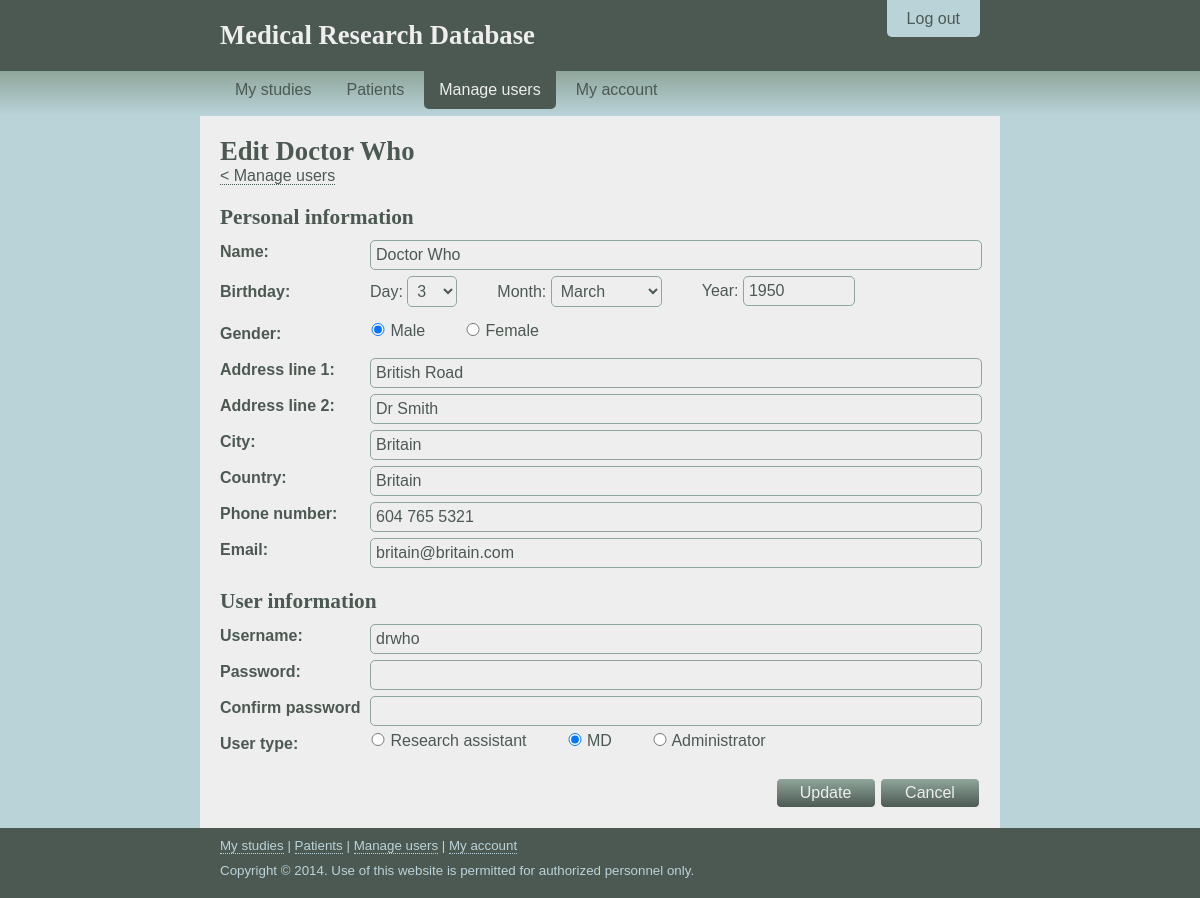
The app's page /user/edit-user.php?userID=20 (signed in) with its own data.
### tables this page shows
CREATE TABLE `person` (
  `id` int(11) NOT NULL AUTO_INCREMENT,
  `Birthday` date DEFAULT NULL,
  `Gender` char(1) DEFAULT NULL,
  `Name` varchar(32) DEFAULT NULL,
  `Phone` varchar(20) DEFAULT NULL,
  `Address` varchar(255) DEFAULT NULL,
  `Email` varchar(255) DEFAULT NULL,
  `Emergency_ID` int(11) DEFAULT NULL,
  PRIMARY KEY (`id`),
  KEY `FK_person_emergency_id` (`Emergency_ID`),
  CONSTRAINT `FK_person_emergency_id` FOREIGN KEY (`Emergency_ID`) REFERENCES `person` (`id`)
);

CREATE TABLE `user` (
  `id` int(11) NOT NULL,
  `Username` varchar(10) NOT NULL,
  `Password` varchar(60) NOT NULL,
  `Type_Flag` char(1) NOT NULL,
  PRIMARY KEY (`id`),
  CONSTRAINT `FK_person_id` FOREIGN KEY (`id`) REFERENCES `person` (`id`)
);

### user/edit-user.php (the view, shortened to what this page needs)
<?php
  require_once("../php/user-permissions.php");
  require_once("../php/edit-user-functions.php");
?>
<!DOCTYPE html>
<html lang="en">
  <head>
    <link rel="stylesheet" href="/css/layout.css" />
    <link rel="stylesheet" href="/css/nav.css" />
  </head>
  <body>
    <header>
      <div class="container">
        <div id="logout-tab">
          <p><a href="/logout.php">Log out</a></p>
        </div>
        <div class="padding">
          <h1><a href="/" title="Home">Medical Research Database</a></h1>
        </div>
      </div>
    </header>
    <nav>
      <div class="container">
        <ul>
          <li><a href="/">My studies</a></li>
          <li><a href="/patients.php">Patients</a></li>
          <li><a href="/account.php">My account</a></li>
        </ul>
      </div>
    </nav>
    <div id="content-outer">
      <div class="container">
        <div id="content-inner">
          <div class="padding">
			<?php
				$userID = $_GET['userID'];
				$user = getPerson($userID);
				echo"<h1>Edit ".$user['name']."</h1>";
			?>
            <p><a href="/users.php">&lt; Manage users</a></p>
			<?php
				$userID = $_GET['userID'];
				echo "<form action=\"edit-user.php?editAttempt&userID=".$userID."\" method=\"post\">";
			?>
			<h2>Personal information</h2>
              <div class="form-container">
                <ul>
                  <li><p>Name:</p></li>
				  <?php
					$person = getPerson($_GET['userID']);
					echo "<li><input type=\"text\" name=\"name\" value=\"".$person['name']."\" /></li>";
				  ?>
                </ul>
                <ul class="birthday">
                  <li><p>Birthday:</p></li>
                  <li>
                    <p>Day:
                      <select name="birthday">
						<?php
							$person = getPerson($_GET['userID']);
							$birthday = (int)substr($person['birthday'], 8,2);
							echo "<option value=\"".$birthday."\" selected =\"selected\">".$birthday."</option>";
						?>
                      </select>
                    </p>
                    <p>Month:
                      <select name="birthmonth">
                      </select>
                    </p>
                    <p>Year:
					<?php
						$userID = $_GET['userID'];
						$person = getPerson($userID);
						$birthyear = (int)substr($person['birthday'], 0,4);
						echo "<input type=\"text\" name=\"birthyear\" value=\"".$birthyear."\" />";
					?>
                    </p>
                  </li>
                </ul>
                <ul class="gender">
                  <li><p>Gender:</p></li>
                  <li>
					<?php
						$userID = $_GET['userID'];
						$person = getPerson($userID);
						if($person['gender'] == 'M'){
						echo "<p><input type=\"radio\" name=\"gender\" value=\"male\" checked=\"checked\"/> Male</p>
							<p><input type=\"radio\" name=\"gender\" value=\"female\" /> Female</p>";
						}else{
							echo "<p><input type=\"radio\" name=\"gender\" value=\"male\" /> Male</p>
							<p><input type=\"radio\" name=\"gender\" value=\"female\" checked=\"checked\"/> Female</p>";
						}
					?>
                  </li>
                </ul>
                <?php
					$userID = $_GET['userID'];
					$person = getPerson($userID);
					$substrings = explode('|', $person['address'], 4);
					if(count($substrings) <4){
					echo "<ul>
						<li><p>Address line 1:</p></li>
						<li><input type=\"text\" name=\"addressLine1\" value=\"".$substrings[0]."\" /></li>
					</ul>
					<ul>
						<li><p>Address line 2:</p></li>
						<li><input type=\"text\" name=\"addressLine2\" value=\"\" /></li>
					</ul>
					<ul>
						<li><p>City:</p></li>
						<li><input type=\"text\" name=\"city\" value=\"\" /></li>
					</ul>
					<ul>
						<li><p>Country:</p></li>
						<li><input type=\"text\" name=\"country\" value=\"\" /></li>
					</ul>";
					}else{
					echo "<ul>
						<li><p>Address line 1:</p></li>
						<li><input type=\"text\" name=\"addressLine1\" value=\"".$substrings[0]."\" /></li>
					</ul>
					<ul>
						<li><p>Address line 2:</p></li>
						<li><input type=\"text\" name=\"addressLine2\" value=\"".$substrings[1]."\" /></li>
					</ul>
					<ul>
						<li><p>City:</p></li>
						<li><input type=\"text\" name=\"city\" value=\"".$substrings[2]."\" /></li>
					</ul>
					<ul>
						<li><p>Country:</p></li>
						<li><input type=\"text\" name=\"country\" value=\"".$substrings[3]."\" /></li>
					</ul>";
					}
				?>
                <ul>
                  <li><p>Phone number:</p></li>
                  <?php
				  	$userID = $_GET['userID'];
					$person = getPerson($userID);
					echo"<li><input type=\"text\" name=\"phone\" value=\"".$person['phone']."\" /></li>";
				  ?>
                </ul>
                <ul>
                  <li><p>Email:</p></li>
				  <?php
				  	$userID = $_GET['userID'];
					$person = getPerson($userID);
					echo"<li><input type=\"text\" name=\"email\" value=\"".$person['email']."\" /></li>";
				  ?>
                </ul>
              </div>
              <h2>User information</h2>
              <div class="form-container">
                <ul>
                  <li><p>Username:</p></li>
				  <?php
					$userID = $_GET['userID'];
					$user = getUser($userID);
					echo"<li><input type=\"text\" name=\"username\" value=\"".$user['username']."\" /></li>";
				  ?>
                </ul>
                <ul>
                  <li><p>Password:</p></li>
				  <?php
					echo"<li><input type=\"password\" name=\"password\" /></li>";
				  ?>
                </ul>
                <ul>
                  <li><p>Confirm password</p></li>
                  <?php
					echo"<li><input type=\"password\" name=\"confirm\" /></li>";
				  ?>
                </ul>
                <ul class="type">
                  <li><p>User type:</p></li>
                  <li>
                  <?php
					$userID = $_GET['userID'];
					$user = getUser($userID);
					if($user['type'] == 'A'){
					echo "<p><input type=\"radio\" name=\"type\" value=\"R\" /> Research assistant</p>
                    <p><input type=\"radio\" name=\"type\" value=\"M\" /> MD</p>
                    <p><input type=\"radio\" name=\"type\" value=\"A\" checked=\"checked\"/> Administrator</p>";
					}elseif($user['type'] =='M'){
					echo "<p><input type=\"radio\" name=\"type\" value=\"R\" /> Research assistant</p>
                    <p><input type=\"radio\" name=\"type\" value=\"M\" checked=\"checked\"/> MD</p>
                    <p><input type=\"radio\" name=\"type\" value=\"A\" /> Administrator</p>";
					}else{
					echo "<p><input type=\"radio\" name=\"type\" value=\"R\" checked=\"checked\"/> Research assistant</p>
                    <p><input type=\"radio\" name=\"type\" value=\"M\" /> MD</p>
                    <p><input type=\"radio\" name=\"type\" value=\"A\" /> Administrator</p>";
					}
				  ?>
                  </li>
                </ul>
              </div>
              <div class="form-buttons">
                <input type="submit" name="submit" value="Update" />
                <input type="button" name="cancel" value="Cancel" onclick="window.location = '/users.php';" />
              </div>
            </form>
          </div>
        </div>
      </div>
    </div>
    <footer>
      <div class="container">
        <div class="padding">
          <p><a href="/">My studies</a> | <a href="/patients.php">Patients</a> | <?php printManageUsers(true, true); ?> <a href="/account.php">My account</a></p>
          <p>Copyright &copy; 2014. Use of this website is permitted for authorized personnel only.</p>
        </div>
      </div>
    </footer>
  </body>
</html>

### css/layout.css (style rules this page uses)
* { margin: 0px; padding: 0px; font-family: "Trebuchet MS", sans-serif; font-size: 12pt; }
body { background-color: #4C5952; }
header { background-color: #4C5952; }
nav { background: -o-linear-gradient(#8FA69B, #BAD3D9); background: -moz-linear-gradient(#8FA69B, #BAD3D9); background: -webkit-linear-gradient(#8FA69B, #BAD3D9); background: linear-gradient(#8FA69B, #BAD3D9); }
footer { background-color: #4C5952; }
footer .padding { padding: 10px 20px 10px 20px; }
footer p { color: #BAD3D9; font-size: 10pt; }
.container { width: 800px; margin: auto; }
#content-outer { background-color: #BAD3D9; }
#content-inner { background-color: #EEEEEE; }
.padding { padding: 20px; }
h1 { font-family: "Palatino Linotype", serif; font-size: 20pt; font-weight: bold; color: #4C5952; }
h2 { font-family: "Palatino Linotype", serif; font-size: 16pt; font-weight: bold; color: #4C5952; margin-top: 20px; }
header h1 a, header h1 a:visited, header h1 a:focus { color: #EEEEEE; border-bottom: 0px; }
p { font-family: "Trebuchet MS", sans-serif; font-size: 12pt; color: #4C5952; margin-bottom: 10px; }
input, select { padding: 5px; border: 1px solid #8FA69B; background-color: #EEEEEE; color: #4C5952; border-radius: 5px; transition: background-color 0.25s linear 0s, border-color 0.25s linear 0s, box-shadow 0.25s linear 0s; -webkit-transition: background-color 0.25s linear 0s, border-color 0.25s linear 0s, box-shadow 0.25s linear 0s; }
input[type="button"] { margin: 0px; width: 100px; }
input[type="submit"], input[type="button"] { cursor: pointer; background: -o-linear-gradient(#8FA69B, #4C5952); background: -moz-linear-gradient(#8FA69B, #4C5952); background: -webkit-linear-gradient(#8FA69B, #4C5952); background: linear-gradient(#8FA69B, #4C5952); color: #EEEEEE; border-color: #EEEEEE; transition: background-color 0.25s linear 0s, border-color 0.25s linear 0s; -webkit-transition: background-color 0.25s linear 0s, border-color 0.25s linear 0s; }
a, a:visited, a:focus { font-family: inherit; font-size: inherit; color: #4C5952; text-decoration: none; border-bottom: 1px dotted #4C5952; transition: color 0.25s linear 0s; -webkit-tranisition: color 0.25s linear 0s; }
#logout-tab { position: relative; right: 20px; top: 0px; float: right; margin-top: 10px; }
#logout-tab p { margin: 0px; }
#logout-tab a, #logout-tab a:visited, #logout-tab a:focus { color: #4C5952; background-color: #BAD3D9; padding: 10px 20px 10px 20px; border-bottom: 0px; border-bottom-left-radius: 5px; border-bottom-right-radius: 5px; transition: color 0.25s linear 0s, background-color 0.25s linear 0s; -webkit-transition: color 0.25s linear 0s, background-color 0.25s linear 0s; }
footer a, footer a:visited, footer a:focus { color: #BAD3D9; border-bottom-color: #BAD3D9; }
.form-container { margin-top: 5px; }
.form-container ul { list-style-type: none; clear: both; padding-top: 5px; }
.form-container ul li { float: left; }
.form-container ul li:first-child { width: 150px; }
.form-container ul li:last-child { width: 610px; }
.form-container ul li p { margin-top: 3px; font-weight: bold; }
.form-container ul li input { width: 600px; }
.form-container ul.birthday li:last-child p { float: left; margin-left: 40px; margin-top: 0px; font-weight: normal; }
.form-container ul.birthday li:first-child p { margin-top: 7px; }
.form-container ul.birthday li:last-child p:first-child { margin-left: 0px; }
.form-container ul.birthday li:last-child input[type="text"] { width: 100px; }
.form-container ul.gender li:last-child p, .form-container ul.type li:last-child p { font-weight: normal; float: left; margin-left: 40px; margin-top: 0px; }
.form-container ul.gender li:last-child p:first-child, .form-container ul.type li:last-child p:first-child { margin-left: 0px; }
.form-container ul.gender li:last-child input[type="radio"], .form-container ul.type li:last-child input[type="radio"] { width: 16px; }
.form-buttons { text-align: right; margin-top: 15px; }
.form-buttons input { width: 100px; }

### css/nav.css (style rules this page uses)
nav ul { list-style-type: none; margin-left: 20px; margin-right: 20px; margin-bottom: 7px; float: left; }
nav ul li { display: block; float: left; margin-right: 5px; }
nav ul li a, nav ul li a:visited, nav ul li a:focus { display: block; padding: 10px 15px 10px 15px; border-bottom: 0px; color: #4C5952; border-bottom-left-radius: 5px; border-bottom-right-radius: 5px; transition: background-color 0.25s linear 0s, color 0.25s linear 0s; -webskit-transition: background-color 0.25s linear 0s, color 0.25s linear 0s; }

### records on screen
person: Name "Doctor Who", name "Doctor Who", birthday "3", birthmonth "March", birthyear "1950", addressLine1 "British Road", addressLine2 "Dr Smith", city "Britain", country "Britain", phone "604 765 5321", email "britain@britain.com"
user: username "drwho"
